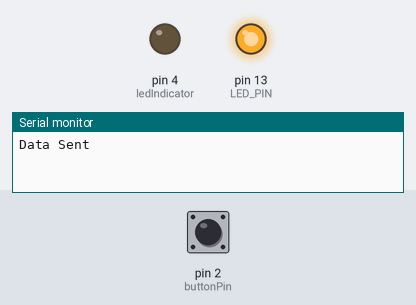
Bench run of a sketch on a simulated Arduino Uno, built with avr-gcc and run on an emulated ATmega328P. On the bench: output pins drawn as LEDs (lit = HIGH), the last lines printed to the serial monitor. Inputs (shaded band) come from the test bench; at power-on: pin 2 (buttonPin) HIGH. Pins used as bus, display or sensor lines are not drawn.

Above: at 1.2 s.
1.3 s: pin 2 (buttonPin) pulled LOW for 0.15 s
At 2.7 s:
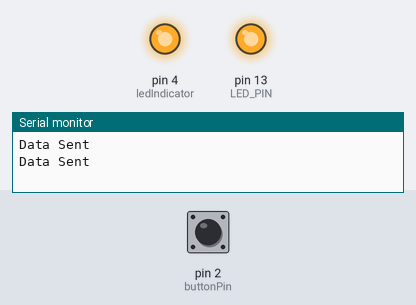
3.0 s: pin 2 (buttonPin) pulled LOW for 1 s
At 5.2 s:
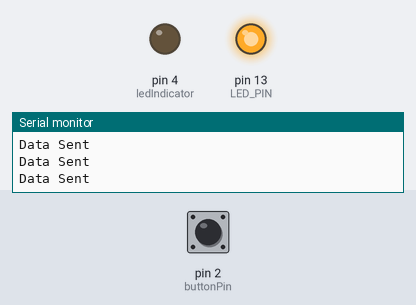
5.5 s: pin 2 (buttonPin) pulled LOW for 3.2 s
At 10.0 s:
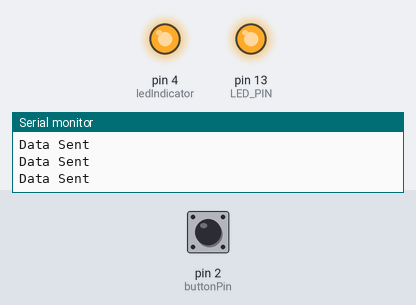
Timing chart, 0 to 11.5 s (numbered marks = the images above; inputs shaded):
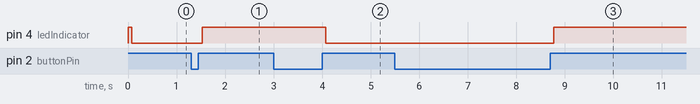

The sketch:

Table2FinalTXCode551April5.ino
```cpp
/*Table 2 TX code*/
#include <Manchester.h>

/*

  Manchester Transmitter example

  In this example transmitter will send 10 bytes array  per transmittion

  try different speeds using this constants, your maximum possible speed will
  depend on various factors like transmitter type, distance, microcontroller speed, ...

  MAN_300 0
  MAN_600 1
  MAN_1200 2
  MAN_2400 3
  MAN_4800 4
  MAN_9600 5
  MAN_19200 6
  MAN_38400 7

*/

#define TX_PIN  3  //pin where your transmitter is connected
#define LED_PIN 13 //pin for blinking LED

int genChecksum(int data, int numOfBits);

int buttonFunction(int buttonRead);

uint8_t moo = 1; //last led status
uint8_t data[16] = {16, 1, 1, 1, 33, 5,  1, 1, 1, 33, 5,  1, 1, 1, 33, 5};
int count = 0;

const int buttonPin = 2;     // the number of the pushbutton pin

const int ledIndicator = 4;

// variables will change:
int buttonState = 0;         // variable for reading the pushbutton status

// Variable for keeping the previous button state
// Variables will change
int ledState = HIGH;         // the current state of the output pin

int lastButtonState = LOW;   // the previous reading from the input pin
// the following variables are unsigned long's because the time, measured in miliseconds,
// will quickly become a bigger number than can be stored in an int.
unsigned long lastDebounceTime = 0;  // the last time the output pin was toggled
unsigned long debounceDelay = 50;    // the debounce time; increase if the output flickers

void setup()
{
  pinMode(LED_PIN, OUTPUT);
  digitalWrite(LED_PIN, moo);
  man.workAround1MhzTinyCore(); //add this in order for transmitter to work with 1Mhz Attiny85/84
  man.setupTransmit(TX_PIN, MAN_9600);

   // initialize the pushbutton pin as an input:
  pinMode(buttonPin, INPUT);
  pinMode(ledIndicator, OUTPUT);

  // Define pin #2 as input and activate the internal pull-resistor
 pinMode(buttonPin, INPUT_PULLUP);
  // Establish the Serial connection with a baud rate of 115200
 Serial.begin(9600);

}


uint8_t datalength=16;   //at least two data

void loop()
{
  int result = buttonFunction(digitalRead(buttonPin));


}

//boolean checkChecksum(int data, int checksum, int numOfBits){
//  if (checksum == genChecksum(data, numOfBits) return true;
//  return false;
//}

//Function to read buttonState
int buttonFunction(int buttonRead)
{
  int reading = buttonRead;
  int prevLedState = ledState;

  // check to see if you just pressed the button
  // (i.e. the input went from LOW to HIGH),  and you've waited
  // long enough since the last press to ignore any noise:

  // If the switch changed, due to noise or pressing:
  if (reading != lastButtonState) {
    // reset the debouncing timer
    lastDebounceTime = millis();
  }

  if ((millis() - lastDebounceTime) > debounceDelay) {
    // whatever the reading is at, it's been there for longer
    // than the debounce delay, so take it as the actual current state:

    // if the button state has changed:
    if (reading != buttonState) {
      buttonState = reading;

      // only toggle the LED if the new button state is HIGH
      if (buttonState == HIGH) {
        ledState = !ledState;
      }
    }
  }

  // when led state has changed, send the data!
  if(prevLedState != ledState){
       count++;
       // set data as table1 with counter
       data[4] = 0b00100000 + count%4;
       data[9] = data[4]; data[14] = data[4];

       // set checksum
       data[5] = genChecksum(data[4], 8);
       data[10] = data[5]; data[15] = data[5];

       man.transmitArray(datalength, data);
       Serial.println("Data Sent");
  }

  // set the LED:
  digitalWrite(ledIndicator, ledState);
  // save the reading.  Next time through the loop,
  // it'll be the lastButtonState:
  lastButtonState = reading;
  return ledState;
}

int genChecksum(int data, int numOfBits){
  int checksum = 0;
  for(int i=0; i<numOfBits; i++){
    if(data & (int)pow(2, i)) checksum ++;
  }
  return checksum;
}
```

Manchester.h
```cpp
/*


https://github.com/mchr3k/arduino-libs-manchester


This code is based on the Atmel Corporation Manchester
Coding Basics Application Note.

http://www.atmel.com/dyn/resources/prod_documents/doc9164.pdf

Quotes from the application note:

"Manchester coding states that there will always be a transition of the message signal
at the mid-point of the data bit frame.
What occurs at the bit edges depends on the state of the previous bit frame and
does not always produce a transition. A logical '1' is defined as a mid-point transition
from low to high and a '0' is a mid-point transition from high to low.

We use Timing Based Manchester Decode.
In this approach we will capture the time between each transition coming from the demodulation
circuit."

Timer 2 is used with a ATMega328. Timer 1 is used for a ATtiny85 and ATtiny84

This code gives a basic data rate as 1200 bauds. In manchester encoding we send 1 0 for a data bit 0.
We send 0 1 for a data bit 1. This ensures an average over time of a fixed DC level in the TX/RX.
This is required by the ASK RF link system to ensure its correct operation.
The data rate is then 600 bits/s. Higher and lower rates are also supported.
*/

#ifndef MANCHESTER_h
#define MANCHESTER_h

//timer scaling factors for different transmission speeds
#define MAN_300 0
#define MAN_600 1
#define MAN_1200 2
#define MAN_2400 3
#define MAN_4800 4
#define MAN_9600 5
#define MAN_19200 6
#define MAN_38400 7

/*
Timer 2 in the ATMega328 and Timer 1 in a ATtiny85 is used to find the time between
each transition coming from the demodulation circuit.
Their setup is for sampling the input in regular intervals.
For practical reasons we use power of 2 timer prescaller for sampling,
for best timing we use pulse lenght as integer multiple of sampling speed.
We chose to sample every 8 ticks, and pulse lenght of 48 ticks
thats 6 samples per pulse, lower sampling rate (3) will not work well for
innacurate clocks (like internal oscilator) higher sampling rate (12) will
cause too much overhead and will not work at higher transmission speeds.
This gives us 16000000Hz/48/256 = 1302 pulses per second (so it's not really 1200)
At different transmission speeds or on different microcontroller frequencies, clock prescaller is adjusted
to be compatible with those values. We allow about 50% clock speed difference both ways
allowing us to transmit even with up to 100% in clock speed difference
*/

// added by caoxp@github
//
// the sync pulse amount for transmitting and receiving.
// a pulse means : HI,LO   or  LO,HI
// usually SYNC_PULSE_MAX >= SYNC_PULSE_DEF + 2
//         SYNC_PULSE_MIN <= SYNC_PULSE_DEF + 2
//  consider the pulses rising when starting transmitting.
//  SYNC_PULSE_MIN should be much less than SYNC_PULSE_DEF
//  all maximum of 255
#define     SYNC_PULSE_MIN  1
#define     SYNC_PULSE_DEF  3
#define     SYNC_PULSE_MAX  5

//#define       SYNC_PULSE_MIN  10
//#define       SYNC_PULSE_DEF  14
//#define       SYNC_PULSE_MAX  16

//define to use 1 or 0 to sync
// when using 1 to sync, sending SYNC_PULSE_DEF 1's , and send a 0 to start data.
//                       and end the transimitting by three 1's
// when using 0 to sync, sending SYNC_PULSE_DEF 0's , and send a 1 to start data.
//                       and end the transimitting by three 0's

#define     SYNC_BIT_VALUE      0
//decoding not finished.
//#define     SYNC_BIT_VALUE      0


/*
	Signal timing, we take sample every 8 clock ticks

	ticks:   [0]-[8]--[16]-[24]-[32]-[40]-[48]-[56]-[64]-[72]-[80]-[88]-[96][104][112][120][128][136]
	samples: |----|----|----|----|----|----|----|----|----|----|----|----|----|----|----|----|----|
	single:  |                    [--------|----------]
	double:  |                                         [-----------------|--------------------]
	signal:  |_____________________________                               ______________________
	         |                             |_____________________________|

*/

//setup timing for receiver
#define MinCount        33  //pulse lower count limit on capture
#define MaxCount        65  //pulse higher count limit on capture
#define MinLongCount    66  //pulse lower count on double pulse
#define MaxLongCount    129 //pulse higher count on double pulse

//setup timing for transmitter
#define HALF_BIT_INTERVAL 3072 //(=48 * 1024 * 1000000 / 16000000Hz) microseconds for speed factor 0 (300baud)

//it's common to zero terminate a string or to transmit small numbers involving a lot of zeroes
//those zeroes may be mistaken for training pattern, confusing the receiver and resulting high packet lost,
//therefore we xor the data with random decoupling mask
#define DECOUPLING_MASK 0b11001010

#define RX_MODE_PRE 0
#define RX_MODE_SYNC 1
#define RX_MODE_DATA 2
#define RX_MODE_MSG 3
#define RX_MODE_IDLE 4

#define TimeOutDefault -1 //the timeout in msec default blocks

#if defined(ARDUINO) && ARDUINO >= 100
  #include "Arduino.h"
#else
  #include "WProgram.h"
  #include <pins_arduino.h>
#endif

class Manchester
{
  public:
    Manchester(); //the constructor
    void setTxPin(uint8_t pin); //set the arduino digital pin for transmit.
    void setRxPin(uint8_t pin); //set the arduino digital pin for receive.

    void workAround1MhzTinyCore(uint8_t a = 1); //apply workaround for defect in tiny Core library for 1Mhz
    void setupTransmit(uint8_t pin, uint8_t SF = MAN_1200); //set up transmission
    void setupReceive(uint8_t pin, uint8_t SF = MAN_1200); //set up receiver
    void setup(uint8_t Tpin, uint8_t Rpin, uint8_t SF = MAN_1200); //set up receiver

    void transmit(uint16_t data); //transmit 16 bits of data
    void transmitArray(uint8_t numBytes, uint8_t *data); // transmit array of bytes

    uint8_t decodeMessage(uint16_t m, uint8_t &id, uint8_t &data); //decode 8 bit payload and 4 bit ID from the message, return 1 of checksum is correct, otherwise 0
    uint16_t encodeMessage(uint8_t id, uint8_t data); //encode 8 bit payload, 4 bit ID and 4 bit checksum into 16 bit

    //wrappers for global functions
    void beginReceive(void);
    void beginReceiveArray(uint8_t maxBytes, uint8_t *data);
    uint8_t receiveComplete(void);
    uint16_t getMessage(void);
    void stopReceive(void);
    uint8_t speedFactor;
    uint16_t delay1;
    uint16_t delay2;

  private:
    void sendZero(void);
    void sendOne(void);
    uint8_t TxPin;
    uint8_t applyWorkAround1Mhz;
};//end of class Manchester

// Cant really do this as a real C++ class, since we need to have
// an ISR
extern "C"
{
    //set the arduino digital pin for receive. default 4.
    extern void MANRX_SetRxPin(uint8_t pin);

    //begin the timer used to receive data
    extern void MANRX_SetupReceive(uint8_t speedFactor = MAN_1200);

    // begin receiving 16 bits
    extern void MANRX_BeginReceive(void);

    // begin receiving a byte array
    extern void MANRX_BeginReceiveBytes(uint8_t maxBytes, uint8_t *data);

    // true if a complete message is ready
    extern uint8_t MANRX_ReceiveComplete(void);

    // fetch the received message
    extern uint16_t MANRX_GetMessage(void);

    // stop receiving data
    extern void MANRX_StopReceive(void);
}

extern Manchester man;

#endif
```

Measured:
- after the input at 1.3 s, pin 4 (ledIndicator): LOW → HIGH after 0.23 s
- after the input at 3.0 s, pin 4 (ledIndicator): HIGH → LOW after 1.1 s
- after the input at 5.5 s, pin 4 (ledIndicator): LOW → HIGH after 3.3 s
